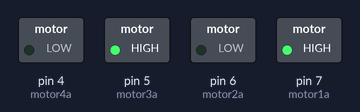
This sketch was run on a simulated Arduino Uno, built with avr-gcc and run on an emulated ATmega328P. On the bench: switched loads named in the sketch (green lamp = pin HIGH).

Above: at 1.5 s.
At 4.5 s:
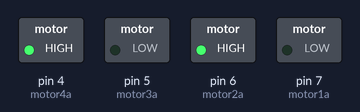
Timing chart, 0 to 7.8 s (numbered marks = the images above):
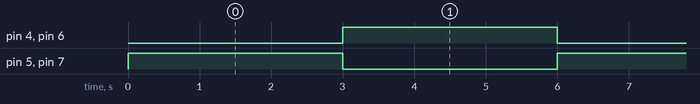

The sketch:

Motortest2.ino
```cpp
const int motor1a = 7;
 const int motor2a = 6;
 const int e12 = 5;

 const int motor3a = 5;
 const int motor4a = 4;
 const int e34 = 10;

 void setup()
 {
   pinMode(motor1a,OUTPUT);
   pinMode(motor2a,OUTPUT);
   pinMode(motor3a,OUTPUT);
   pinMode(motor4a,OUTPUT);

 }

 void loop()
 {
   run();
 }

 void run()
 {
   digitalWrite(motor1a,HIGH);
   digitalWrite(motor2a,LOW);
   digitalWrite(motor3a,HIGH);
   digitalWrite(motor4a,LOW);
   delay(3000);
   digitalWrite(motor1a,LOW);
   digitalWrite(motor2a,HIGH);
   digitalWrite(motor3a,LOW);
   digitalWrite(motor4a,HIGH);
   delay(3000);
 }
```

Measured:
- by itself, pin 4 (motor4a), pin 5 (motor3a), pin 6 (motor2a), pin 7 (motor1a): alternates HIGH for 3.0 s and LOW for 3.0 s
